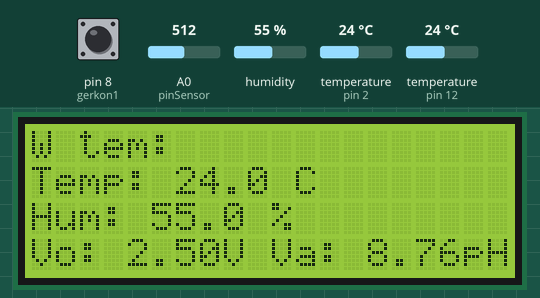
A sketch run on a simulated Arduino Uno, built with avr-gcc and run on an emulated ATmega328P. On the bench: 20×4 character LCD. The inputs (shaded band) are chosen by the test bench; at power-on: temperature (sensors on pin 2, pin 12) 24 °C, A0 (pinSensor) = 512, humidity 55 %, pin 8 (gerkon1) HIGH. What the sketch prints to the serial monitor is not drawn.

Above: at 3.2 s.
3.3 s: temperature (sensor on pin 2) set to 12 °C
At 14.0 s:
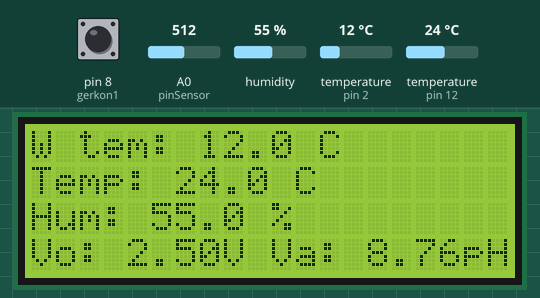
15.1 s: A0 (pinSensor) set to 571
At 25.7 s:
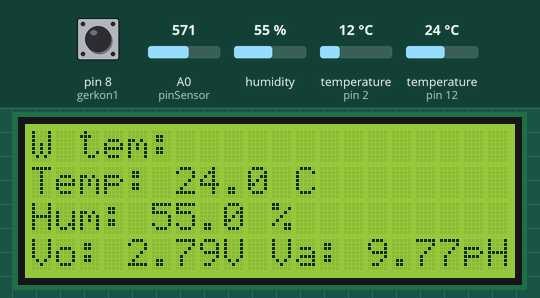
26.7 s: A0 (pinSensor) set to 597
38.2 s: humidity set to 22 %
At 49.4 s:
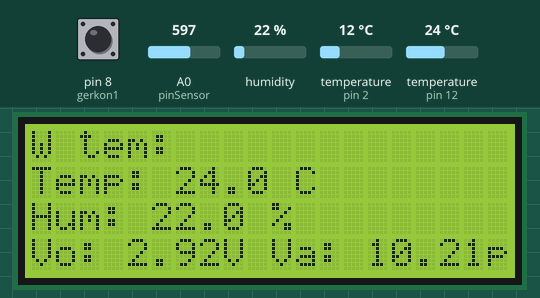
49.8 s: temperature (sensor on pin 2) set to 19 °C
At 60.2 s:
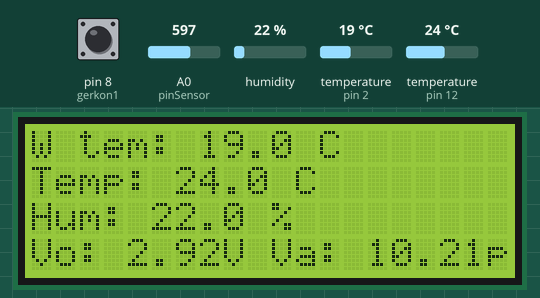
61.3 s: temperature (sensor on pin 12) set to 12 °C
At 71.9 s:
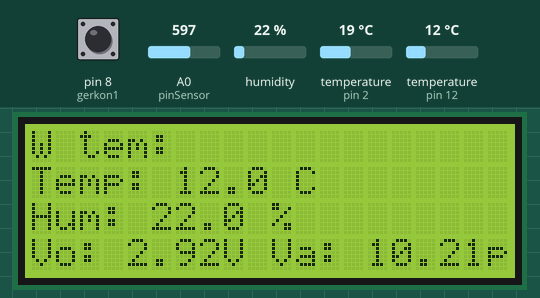
Timing chart, 0 to 73.4 s (numbered marks = the images above; inputs shaded):
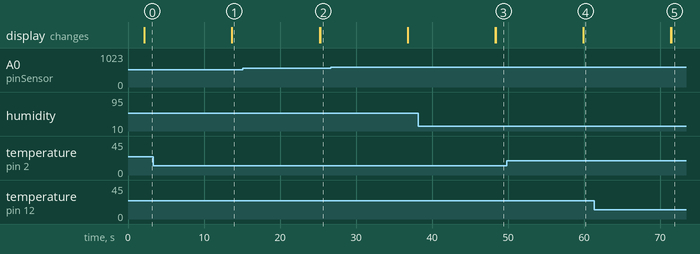

The sketch:

sketch_jul02a.ino
```cpp
#include <OneWire.h>
#include <DallasTemperature.h>
#include <Wire.h>
#include <LiquidCrystal_I2C.h>
LiquidCrystal_I2C lcd(0x27,20,4);
#include <dht.h>
dht DHT;
#define DHT22_PIN 12                    //DHT data pin here I used D7 you can change it
#define ONE_WIRE_BUS 2                  // Указываем пин подключения data-вывода датчика температуры
#define term_power 4                    // Указываем пин подключения питания датчика температуры
OneWire oneWire(ONE_WIRE_BUS);          // Сообщаем библиотеке об устройстве, работающем по протоколу 1-Wire
DallasTemperature sensors(&oneWire);    // Связываем функции библиотеки DallasTemperature с нашим 1-Wire устройством (DS18B20)
#if defined(__AVR__)
#define OPERATING_VOLTAGE   5.0
#define ZERO_SHIFT          0
#else
#define OPERATING_VOLTAGE   3.3
#define ZERO_SHIFT          1.1
#endif
#define CALIBRATION_FACTOR  3.5          // Коэффициент перевода напряжения в концентрацию pH
constexpr auto pinSensor = A0;           // Назначаем пин для подключения датчика

const int gerkon1 = 8;   //геркона 1
const int gerkon2 = 9;   //геркона 2
const int gerkon3 = 10;  //геркона 3

bool g1 = 1;   // переменная геркона 1
bool g2 = 1;   // переменная геркона 2
bool g3 = 1;   // переменная геркона 3

unsigned long prev_ms1 = 0;
unsigned long prev_ms2 = 0;
unsigned long prev_ms3 = 0;

const int On1 = 1000;                  // Светит
const int Off1 = 500;                  // Не светит
const int On2 = 2000;                  // Светит
const int Off2 = 500;                  // Не светит
const int On3 = 3000;                  // Светит
const int Off3 = 500;                  // Не светит

void setup()
{
  Serial.begin(9600);
  sensors.begin();                  // Запускаем библиотеку измерения температуры
  pinMode(term_power, OUTPUT);      // Определяем пин подключения питания датчика температуры
  lcd.init();                       // Инициализация lcd
  lcd.backlight();                  // Включаем подсветку
  lcd.setCursor(5, 1);              //Устанавливаем координаты текста
  lcd.print("Aquaponics");
  lcd.setCursor(6, 2);
  lcd.print("beta_0.1");

  pinMode(gerkon1, INPUT_PULLUP);
  pinMode(gerkon2, INPUT_PULLUP);
  pinMode(gerkon3, INPUT_PULLUP);
  delay(2000);
}


float temperature()
{                                                // Измеряем температуру 10 секунд
  digitalWrite(term_power, HIGH);                // Включаем питание датчика температуры
  delay(100);                                    // Задержка перед первым измерением
  sensors.requestTemperatures();                 // Запрос на измерение температуры (1-й ошибочный)
  delay(500);                                    // Задержка перед повторным измерением
  sensors.requestTemperatures();                 // Запрос на измерение температуры (повторный)
  float t = float(sensors.getTempCByIndex(0));   // Получаем значение температуры
  digitalWrite(term_power, LOW);                 // Отключаем питание датчика температуры
  delay(9400);                                   // Задержка, чтобы датчик не нагревался от частых измерений
  return(t);                                     // Возвращаем значение температуры в место вызова функции
}


void loop()
{
 lcd.clear();             // Очистка экрана

// DHT22 сенсор
  lcd.setCursor(0,1);
  int chk = DHT.read22(DHT22_PIN);
  lcd.print("Temp: ");
  lcd.print(DHT.temperature, 1);
  lcd.print(" C");
  lcd.setCursor(0,2);
  lcd.print("Hum: ");
  lcd.print(DHT.humidity, 1);
  lcd.print(" %");

  int adcSensor = analogRead(pinSensor);                                // Считываем аналоговое значение с датчика кислотности жидкости
  float voltageSensor = adcSensor * OPERATING_VOLTAGE / 1023;           // Переводим данные сенсора в напряжение
  float pHSensor = CALIBRATION_FACTOR * (voltageSensor + ZERO_SHIFT);   // Конвертируем напряжение в концентрацию pH

// PH сенсор
  lcd.setCursor(0,3);
  lcd.print("Vo: ");
  lcd.print(voltageSensor);
  lcd.print("V");
  lcd.print(" Va: ");
  lcd.print(pHSensor);
  lcd.print("pH");

  // DS18B20 сенсор
  lcd.setCursor(0,0);
  lcd.print("W tem: ");
  lcd.print(temperature(),1);
  lcd.print(" C");
  Serial.println(temperature(),1);

unsigned long currentTime = millis(); // текущее время в миллисекундах
 g1 = digitalRead(gerkon1);

  if ((g1 == HIGH) && (currentTime - prev_ms1 >= On1))
  {
  g1 == LOW;
  prev_ms1 = currentTime;             // запоминаем время
  lcd.setCursor(18, 0);
  lcd.print("g1");
  Serial.println("g1");
  }else if ((g1 == 0) && (currentTime - prev_ms1 >= Off1)){
  prev_ms1 = currentTime;             // запоминаем время
  lcd.setCursor(18, 0);
  lcd.print("");
  Serial.println("152");
 }


  if (g1 == HIGH) {
  lcd.setCursor(18, 0);
  lcd.print("g1");
  g1 == LOW;
  Serial.println("g1");
  } else {
  lcd.setCursor(18, 0);
  lcd.print("");
  Serial.println("152");
    }
}

 /* g2 = digitalRead(gerkon2);
   if (g2 == HIGH)
   {
    lcd.setCursor(18, 1);
    lcd.print("g2");
    delay(400);
   }else{

   }
}


 g3 = digitalRead(gerkon3);
  if (g3 == HIGH)
  {
   lcd.setCursor(18, 2);
   lcd.print("g3");
   delay(400);
  }else{

  }*/
```

Measured:
- after the input at 3.3 s, the display: changes after 10.4 s (image 1)
- after the input at 49.8 s, the display: changes after 10.1 s (image 4)
